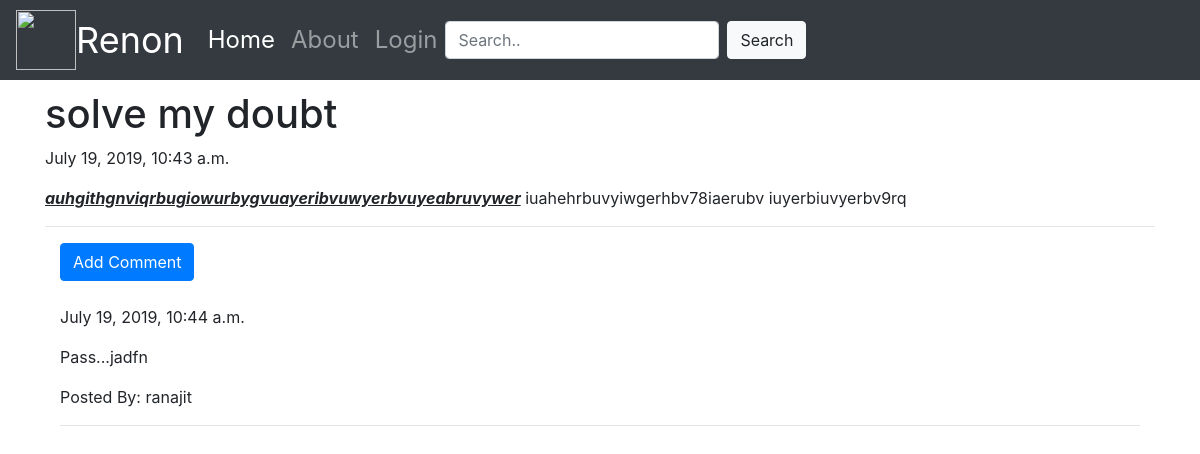
The page /post/14 on the database its author committed.
### blog/models.py (models this page shows, shortened)
class Post(models.Model):
    author = models.ForeignKey('auth.User', on_delete=models.CASCADE)
    title = models.CharField(max_length = 200)
    content = models.CharField(max_length = 1000)
    create_date = models.DateTimeField(default = timezone.now)
    published_date = models.DateTimeField(null = True, blank = True)

class Comment(models.Model):
    post = models.ForeignKey('blog.Post', related_name = 'comments', on_delete=models.CASCADE)
    author = models.CharField(max_length = 200)
    content = models.CharField(max_length = 500)
    create_date = models.DateTimeField(default = timezone.now)
    approved_comment = models.BooleanField(default = False)

### blog/views.py (the view)
# urls.py: url(r'^post/(?P<pk>\d+)$',views.PostDetailView.as_view(), name = 'post_detail'),
class PostDetailView(DetailView):
    model = models.Post

### blog/templates/blog/post_detail.html (shortened to what this page needs)
{% extends "blog/base.html" %}
{% block content %}
<h1 class= 'post_title'>{{post.title}}</h1>
{% if post.published_date %}
<div class="date postdate">
  {{post.published_date}}
</div>
{% else %}
<a class="btn btn-primary" href="{% url 'publish_post' pk=post.pk %}">Publish</a>
{% endif %}
<p class='postcontent'>{{post.content|safe|linebreaksbr}}</p>
<hr>
<div class="container">
  <a class = "btn btn-primary btn-comment" href="{% url 'add_comment_to_post' pk=post.pk %}">Add Comment</a>
</div>
<div class="container">
  {% for comment in post.comments.all %}
  <br>
    {% if user.is_authenticated or comment.approved_comment %}
     {{ comment.create_date}}
     <p>{{comment.content|safe|linebreaks}}</p>
     <p>Posted By: {{comment.author}}</p>
     <hr>
    {% endif %}
    {% empty %}
    <p>No Comments</p>
  {% endfor %}
</div>
{% endblock %}

### blog/templates/blog/base.html (shortened to what this page needs)
<!DOCTYPE html>
{% load staticfiles %}
<html lang="en" dir="ltr">
  <head>
    <link rel="stylesheet" href="https://stackpath.bootstrapcdn.com/bootstrap/4.3.1/css/bootstrap.min.css">
    <link rel="stylesheet" href="//cdn.jsdelivr.net/npm/medium-editor@latest/dist/css/medium-editor.min.css" type="text/css" media="screen" charset="utf-8">
    <link rel="stylesheet" href="{% static 'css/blog.css' %}">
  </head>
  <body>
      <nav class="navbar navbar-expand-lg navbar-dark bg-dark techfont custom-navbar">
        <img src="" width="60" height="60" class="d-inline-block align-top" alt="">
        <a class="navbar-brand bigbrand" href="{% url 'post_list' %}">
          Renon
        </a>
        <div class="navbar-nav">
          <a class="nav-item nav-link active" href="{% url 'post_list' %}">Home<span class="sr-only">(current)</span></a>
          <a class="nav-item nav-link" href="{% url 'about' %}">About</a>
          {% if user.is_authenticated %}
          <a class="nav-item nav-link" href="{% url 'create_post' %}">Create Post</a>
          <a class="nav-item nav-link" href="{% url 'draft_post' %}">Drafts</a>
          <a class="nav-item nav-link" href="{% url 'logout' %}">Logout</a>
          <a class="nav-item nav-link">Welcome: {{user.username}} </a>
          {% else %}
          <a class="nav-item nav-link" href="{% url 'login' %}">Login</a>
          {% endif %}
          <form class="form-inline nav justify-content-end" name="myform" method="GET" action="{% url 'search' %}">
            <input class="form-control mr-sm-2" type="text" name = "search" placeholder="Search..">
            <button class="btn btn-light my-2 my-sm-0" type="submit">Search</button>
          </form>
      </nav>
      <div class="content container">
        {% block content %}
        {% endblock %}
      </div>
  </body>
</html>

### blog/static/css/blog.css (style rules this page uses)
.techfont { font-family: font-family: 'Orbitron', sans-serif; font-size: 1.5em; margin-bottom: 10px; }
.bigbrand { font-size: 1.5em; }
.postcontent { font-size: 1.5em; }
.btn-comment { position: relative; right: inherit; }

### rows shown on the page
Post: title "solve my doubt", published_date "July 19, 2019, 10:43 a.m.", content "auhgithgnviqrbugiowurbygvuayeribvuwyerbvuyeabruvywer iuahehrbuvyiwgerhbv78iaerubv iuyerbiuvyerbv9rq"
Comment: create_date "July 19, 2019, 10:44 a.m.", content "Pass...jadfn", author "ranajit"
